Frame 1 (no input): blank canvas, image omitted
Frame 60 (the mouse pressed at the canvas centre just before this capture): blank canvas, image omitted
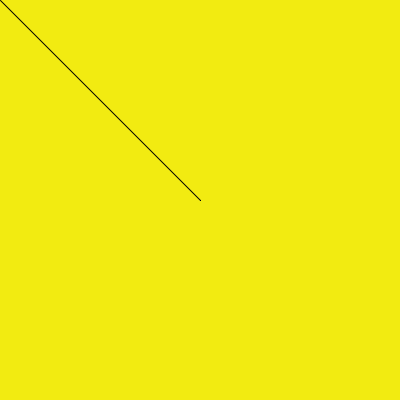
Frame 120 (the mouse held since frame 60 and released just before this capture)

The Processing sketch whose frames 1 and 60 were blank and that drew this single picture after the mouse press (run headless with seeded random() and noise(); from frame 60 on, the mouse is pressed at the canvas centre):

// Processing sketch: week17_painter_mousePressed_keyPressed_stroke
// ── week17_painter_mousePressed_keyPressed_stroke.pde
void setup(){
  size(400,400);
  background(#F2EB11);
}
void draw(){
  if(mousePressed){
    line(mouseX,mouseY,pmouseX,pmouseY);
    }
}
void keyPressed(){
  if(key=='1')stroke(255,0,0);
  if(key=='2')stroke(0,255,0);
}
